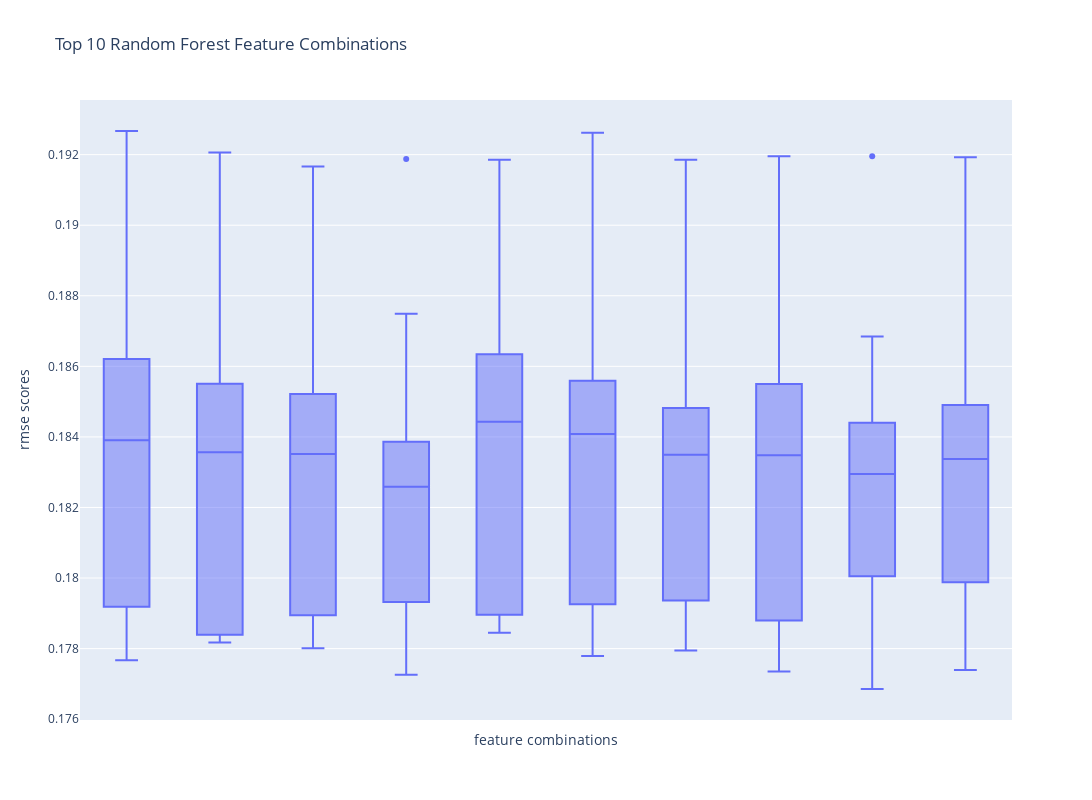

Notebook cell for this chart:
### Markdown cell above
#### Best Random Forest Models

### Code cell
x = df_agg_metrics[df_agg_metrics['model'] == 'rf'].sort_values(by='mean_rmse')['features'].head(10)

fig = px.box(df_metrics[(df_metrics['features'].isin(x)) & (df_metrics['model'] == 'rf')], x='features',
             y='rmse_scores', title='RMSE Boxplot of Top 10 Feature Combinations')
fig.update_layout(height=800, width=1100,
                  title_text="Top 10 Random Forest Feature Combinations",
                  xaxis_title="feature combinations", yaxis_title="rmse scores")
fig.update_xaxes(showticklabels=False)
fig.show()

### Figure 1 — Plotly figure (JSON) as saved in the notebook; plotly's stock layout.template omitted (floating-point values rounded to 4 significant figures)
{"data": [{"alignmentgroup": "True", "hovertemplate": "features=%{x}<br>rmse_scores=%{y}<extra></extra>", "legendgroup": "", "marker": {"color": "#636efa"}, "name": "", "notched": false, "offsetgroup": "", "orientation": "v", "showlegend": false, "type": "box", "x": ["f_0_neuralness,f_2_query_length,f_5_num_results,f_6_max_title_score,f_8_max_semantic_score,f_9_avg_semantic_score", "f_0_neuralness,f_2_query_length,f_5_num_results,f_6_max_title_score,f_8_max_semantic_score,f_9_avg_semantic_score", "f_0_neuralness,f_2_query_length,f_5_num_results,f_6_max_title_score,f_8_max_semantic_score,f_9_avg_semantic_score", "f_0_neuralness,f_2_query_length,f_5_num_results,f_6_max_title_score,f_8_max_semantic_score,f_9_avg_semantic_score", "f_0_neuralness,f_2_query_length,f_5_num_results,f_6_max_title_score,f_8_max_semantic_score,f_9_avg_semantic_score", "f_0_neuralness,f_1_num_of_terms,f_2_query_length,f_3_has_numbers,f_5_num_results,f_6_max_title_score,f_8_max_semantic_score,f_9_avg_semantic_score", "f_0_neuralness,f_1_num_of_terms,f_2_query_length,f_3_has_numbers,f_5_num_results,f_6_max_title_score,f_8_max_semantic_score,f_9_avg_semantic_score", "f_0_neuralness,f_1_num_of_terms,f_2_query_length,f_3_has_numbers,f_5_num_results,f_6_max_title_score,f_8_max_semantic_score,f_9_avg_semantic_score", "f_0_neuralness,f_1_num_of_terms,f_2_query_length,f_3_has_numbers,f_5_num_results,f_6_max_title_score,f_8_max_semantic_score,f_9_avg_semantic_score", "f_0_neuralness,f_1_num_of_terms,f_2_query_length,f_3_has_numbers,f_5_num_results,f_6_max_title_score,f_8_max_semantic_score,f_9_avg_semantic_score", "f_0_neuralness,f_1_num_of_terms,f_2_query_length,f_4_has_special_char,f_5_num_results,f_6_max_title_score,f_8_max_semantic_score,f_9_avg_semantic_score", "f_0_neuralness,f_1_num_of_terms,f_2_query_length,f_4_has_special_char,f_5_num_results,f_6_max_title_score,f_8_max_semantic_score,f_9_avg_semantic_score", "f_0_neuralness,f_1_num_of_terms,f_2_query_length,f_4_has_special_char,f_5_num_results,f_6_max_title_score,f_8_max_semantic_score,f_9_avg_semantic_score", "f_0_neuralness,f_1_num_of_terms,f_2_query_length,f_4_has_special_char,f_5_num_results,f_6_max_title_score,f_8_max_semantic_score,f_9_avg_semantic_score", "f_0_neuralness,f_1_num_of_terms,f_2_query_length,f_4_has_special_char,f_5_num_results,f_6_max_title_score,f_8_max_semantic_score,f_9_avg_semantic_score", "f_0_neuralness,f_1_num_of_terms,f_2_query_length,f_5_num_results,f_6_max_title_score,f_7_sum_title_scores,f_8_max_semantic_score,f_9_avg_semantic_score", "f_0_neuralness,f_1_num_of_terms,f_2_query_length,f_5_num_results,f_6_max_title_score,f_7_sum_title_scores,f_8_max_semantic_score,f_9_avg_semantic_score", "f_0_neuralness,f_1_num_of_terms,f_2_query_length,f_5_num_results,f_6_max_title_score,f_7_sum_title_scores,f_8_max_semantic_score,f_9_avg_semantic_score", "f_0_neuralness,f_1_num_of_terms,f_2_query_length,f_5_num_results,f_6_max_title_score,f_7_sum_title_scores,f_8_max_semantic_score,f_9_avg_semantic_score", "f_0_neuralness,f_1_num_of_terms,f_2_query_length,f_5_num_results,f_6_max_title_score,f_7_sum_title_scores,f_8_max_semantic_score,f_9_avg_semantic_score", "f_0_neuralness,f_1_num_of_terms,f_4_has_special_char,f_5_num_results,f_6_max_title_score,f_7_sum_title_scores,f_8_max_semantic_score,f_9_avg_semantic_score", "f_0_neuralness,f_1_num_of_terms,f_4_has_special_char,f_5_num_results,f_6_max_title_score,f_7_sum_title_scores,f_8_max_semantic_score,f_9_avg_semantic_score", "f_0_neuralness,f_1_num_of_terms,f_4_has_special_char,f_5_num_results,f_6_max_title_score,f_7_sum_title_scores,f_8_max_semantic_score,f_9_avg_semantic_score", "f_0_neuralness,f_1_num_of_terms,f_4_has_special_char,f_5_num_results,f_6_max_title_score,f_7_sum_title_scores,f_8_max_semantic_score,f_9_avg_semantic_score", "f_0_neuralness,f_1_num_of_terms,f_4_has_special_char,f_5_num_results,f_6_max_title_score,f_7_sum_title_scores,f_8_max_semantic_score,f_9_avg_semantic_score", "f_0_neuralness,f_2_query_length,f_3_has_numbers,f_4_has_special_char,f_5_num_results,f_6_max_title_score,f_8_max_semantic_score,f_9_avg_semantic_score", "f_0_neuralness,f_2_query_length,f_3_has_numbers,f_4_has_special_char,f_5_num_results,f_6_max_title_score,f_8_max_semantic_score,f_9_avg_semantic_score", "f_0_neuralness,f_2_query_length,f_3_has_numbers,f_4_has_special_char,f_5_num_results,f_6_max_title_score,f_8_max_semantic_score,f_9_avg_semantic_score", "f_0_neuralness,f_2_query_length,f_3_has_numbers,f_4_has_special_char,f_5_num_results,f_6_max_title_score,f_8_max_semantic_score,f_9_avg_semantic_score", "f_0_neuralness,f_2_query_length,f_3_has_numbers,f_4_has_special_char,f_5_num_results,f_6_max_title_score,f_8_max_semantic_score,f_9_avg_semantic_score", "f_0_neuralness,f_2_query_length,f_3_has_numbers,f_5_num_results,f_6_max_title_score,f_7_sum_title_scores,f_8_max_semantic_score,f_9_avg_semantic_score", "f_0_neuralness,f_2_query_length,f_3_has_numbers,f_5_num_results,f_6_max_title_score,f_7_sum_title_scores,f_8_max_semantic_score,f_9_avg_semantic_score", "f_0_neuralness,f_2_query_length,f_3_has_numbers,f_5_num_results,f_6_max_title_score,f_7_sum_title_scores,f_8_max_semantic_score,f_9_avg_semantic_score", "f_0_neuralness,f_2_query_length,f_3_has_numbers,f_5_num_results,f_6_max_title_score,f_7_sum_title_scores,f_8_max_semantic_score,f_9_avg_semantic_score", "f_0_neuralness,f_2_query_length,f_3_has_numbers,f_5_num_results,f_6_max_title_score,f_7_sum_title_scores,f_8_max_semantic_score,f_9_avg_semantic_score", "f_0_neuralness,f_2_query_length,f_4_has_special_char,f_5_num_results,f_6_max_title_score,f_7_sum_title_scores,f_8_max_semantic_score,f_9_avg_semantic_score", "f_0_neuralness,f_2_query_length,f_4_has_special_char,f_5_num_results,f_6_max_title_score,f_7_sum_title_scores,f_8_max_semantic_score,f_9_avg_semantic_score", "f_0_neuralness,f_2_query_length,f_4_has_special_char,f_5_num_results,f_6_max_title_score,f_7_sum_title_scores,f_8_max_semantic_score,f_9_avg_semantic_score", "f_0_neuralness,f_2_query_length,f_4_has_special_char,f_5_num_results,f_6_max_title_score,f_7_sum_title_scores,f_8_max_semantic_score,f_9_avg_semantic_score", "f_0_neuralness,f_2_query_length,f_4_has_special_char,f_5_num_results,f_6_max_title_score,f_7_sum_title_scores,f_8_max_semantic_score,f_9_avg_semantic_score", "f_0_neuralness,f_1_num_of_terms,f_2_query_length,f_4_has_special_char,f_5_num_results,f_6_max_title_score,f_7_sum_title_scores,f_8_max_semantic_score,f_9_avg_semantic_score", "f_0_neuralness,f_1_num_of_terms,f_2_query_length,f_4_has_special_char,f_5_num_results,f_6_max_title_score,f_7_sum_title_scores,f_8_max_semantic_score,f_9_avg_semantic_score", "f_0_neuralness,f_1_num_of_terms,f_2_query_length,f_4_has_special_char,f_5_num_results,f_6_max_title_score,f_7_sum_title_scores,f_8_max_semantic_score,f_9_avg_semantic_score", "f_0_neuralness,f_1_num_of_terms,f_2_query_length,f_4_has_special_char,f_5_num_results,f_6_max_title_score,f_7_sum_title_scores,f_8_max_semantic_score,f_9_avg_semantic_score", "f_0_neuralness,f_1_num_of_terms,f_2_query_length,f_4_has_special_char,f_5_num_results,f_6_max_title_score,f_7_sum_title_scores,f_8_max_semantic_score,f_9_avg_semantic_score", "f_0_neuralness,f_2_query_length,f_3_has_numbers,f_4_has_special_char,f_5_num_results,f_6_max_title_score,f_7_sum_title_scores,f_8_max_semantic_score,f_9_avg_semantic_score", "f_0_neuralness,f_2_query_length,f_3_has_numbers,f_4_has_special_char,f_5_num_results,f_6_max_title_score,f_7_sum_title_scores,f_8_max_semantic_score,f_9_avg_semantic_score", "f_0_neuralness,f_2_query_length,f_3_has_numbers,f_4_has_special_char,f_5_num_results,f_6_max_title_score,f_7_sum_title_scores,f_8_max_semantic_score,f_9_avg_semantic_score", "f_0_neuralness,f_2_query_length,f_3_has_numbers,f_4_has_special_char,f_5_num_results,f_6_max_title_score,f_7_sum_title_scores,f_8_max_semantic_score,f_9_avg_semantic_score", "f_0_neuralness,f_2_query_length,f_3_has_numbers,f_4_has_special_char,f_5_num_results,f_6_max_title_score,f_7_sum_title_scores,f_8_max_semantic_score,f_9_avg_semantic_score", "f_0_neuralness,f_2_query_length,f_5_num_results,f_6_max_title_score,f_8_max_semantic_score,f_9_avg_semantic_score", "f_0_neuralness,f_2_query_length,f_5_num_results,f_6_max_title_score,f_8_max_semantic_score,f_9_avg_semantic_score", "f_0_neuralness,f_2_query_length,f_5_num_results,f_6_max_title_score,f_8_max_semantic_score,f_9_avg_semantic_score", "f_0_neuralness,f_2_query_length,f_5_num_results,f_6_max_title_score,f_8_max_semantic_score,f_9_avg_semantic_score", "f_0_neuralness,f_2_query_length,f_5_num_results,f_6_max_title_score,f_8_max_semantic_score,f_9_avg_semantic_score", "f_0_neuralness,f_1_num_of_terms,f_2_query_length,f_3_has_numbers,f_5_num_results,f_6_max_title_score,f_8_max_semantic_score,f_9_avg_semantic_score", "f_0_neuralness,f_1_num_of_terms,f_2_query_length,f_3_has_numbers,f_5_num_results,f_6_max_title_score,f_8_max_semantic_score,f_9_avg_semantic_score", "f_0_neuralness,f_1_num_of_terms,f_2_query_length,f_3_has_numbers,f_5_num_results,f_6_max_title_score,f_8_max_semantic_score,f_9_avg_semantic_score", "f_0_neuralness,f_1_num_of_terms,f_2_query_length,f_3_has_numbers,f_5_num_results,f_6_max_title_score,f_8_max_semantic_score,f_9_avg_semantic_score", "f_0_neuralness,f_1_num_of_terms,f_2_query_length,f_3_has_numbers,f_5_num_results,f_6_max_title_score,f_8_max_semantic_score,f_9_avg_semantic_score", "f_0_neuralness,f_1_num_of_terms,f_2_query_length,f_4_has_special_char,f_5_num_results,f_6_max_title_score,f_8_max_semantic_score,f_9_avg_semantic_score", "f_0_neuralness,f_1_num_of_terms,f_2_query_length,f_4_has_special_char,f_5_num_results,f_6_max_title_score,f_8_max_semantic_score,f_9_avg_semantic_score", "f_0_neuralness,f_1_num_of_terms,f_2_query_length,f_4_has_special_char,f_5_num_results,f_6_max_title_score,f_8_max_semantic_score,f_9_avg_semantic_score", "f_0_neuralness,f_1_num_of_terms,f_2_query_length,f_4_has_special_char,f_5_num_results,f_6_max_title_score,f_8_max_semantic_score,f_9_avg_semantic_score", "f_0_neuralness,f_1_num_of_terms,f_2_query_length,f_4_has_special_char,f_5_num_results,f_6_max_title_score,f_8_max_semantic_score,f_9_avg_semantic_score", "f_0_neuralness,f_1_num_of_terms,f_2_query_length,f_5_num_results,f_6_max_title_score,f_7_sum_title_scores,f_8_max_semantic_score,f_9_avg_semantic_score", "f_0_neuralness,f_1_num_of_terms,f_2_query_length,f_5_num_results,f_6_max_title_score,f_7_sum_title_scores,f_8_max_semantic_score,f_9_avg_semantic_score", "f_0_neuralness,f_1_num_of_terms,f_2_query_length,f_5_num_results,f_6_max_title_score,f_7_sum_title_scores,f_8_max_semantic_score,f_9_avg_semantic_score", "f_0_neuralness,f_1_num_of_terms,f_2_query_length,f_5_num_results,f_6_max_title_score,f_7_sum_title_scores,f_8_max_semantic_score,f_9_avg_semantic_score", "f_0_neuralness,f_1_num_of_terms,f_2_query_length,f_5_num_results,f_6_max_title_score,f_7_sum_title_scores,f_8_max_semantic_score,f_9_avg_semantic_score", "f_0_neuralness,f_1_num_of_terms,f_4_has_special_char,f_5_num_results,f_6_max_title_score,f_7_sum_title_scores,f_8_max_semantic_score,f_9_avg_semantic_score", "f_0_neuralness,f_1_num_of_terms,f_4_has_special_char,f_5_num_results,f_6_max_title_score,f_7_sum_title_scores,f_8_max_semantic_score,f_9_avg_semantic_score", "f_0_neuralness,f_1_num_of_terms,f_4_has_special_char,f_5_num_results,f_6_max_title_score,f_7_sum_title_scores,f_8_max_semantic_score,f_9_avg_semantic_score", "f_0_neuralness,f_1_num_of_terms,f_4_has_special_char,f_5_num_results,f_6_max_title_score,f_7_sum_title_scores,f_8_max_semantic_score,f_9_avg_semantic_score", "f_0_neuralness,f_1_num_of_terms,f_4_has_special_char,f_5_num_results,f_6_max_title_score,f_7_sum_title_scores,f_8_max_semantic_score,f_9_avg_semantic_score", "f_0_neuralness,f_2_query_length,f_3_has_numbers,f_4_has_special_char,f_5_num_results,f_6_max_title_score,f_8_max_semantic_score,f_9_avg_semantic_score", "f_0_neuralness,f_2_query_length,f_3_has_numbers,f_4_has_special_char,f_5_num_results,f_6_max_title_score,f_8_max_semantic_score,f_9_avg_semantic_score", "f_0_neuralness,f_2_query_length,f_3_has_numbers,f_4_has_special_char,f_5_num_results,f_6_max_title_score,f_8_max_semantic_score,f_9_avg_semantic_score", "f_0_neuralness,f_2_query_length,f_3_has_numbers,f_4_has_special_char,f_5_num_results,f_6_max_title_score,f_8_max_semantic_score,f_9_avg_semantic_score", "f_0_neuralness,f_2_query_length,f_3_has_numbers,f_4_has_special_char,f_5_num_results,f_6_max_title_score,f_8_max_semantic_score,f_9_avg_semantic_score", "f_0_neuralness,f_2_query_length,f_3_has_numbers,f_5_num_results,f_6_max_title_score,f_7_sum_title_scores,f_8_max_semantic_score,f_9_avg_semantic_score", "f_0_neuralness,f_2_query_length,f_3_has_numbers,f_5_num_results,f_6_max_title_score,f_7_sum_title_scores,f_8_max_semantic_score,f_9_avg_semantic_score", "f_0_neuralness,f_2_query_length,f_3_has_numbers,f_5_num_results,f_6_max_title_score,f_7_sum_title_scores,f_8_max_semantic_score,f_9_avg_semantic_score", "f_0_neuralness,f_2_query_length,f_3_has_numbers,f_5_num_results,f_6_max_title_score,f_7_sum_title_scores,f_8_max_semantic_score,f_9_avg_semantic_score", "f_0_neuralness,f_2_query_length,f_3_has_numbers,f_5_num_results,f_6_max_title_score,f_7_sum_title_scores,f_8_max_semantic_score,f_9_avg_semantic_score", "f_0_neuralness,f_2_query_length,f_4_has_special_char,f_5_num_results,f_6_max_title_score,f_7_sum_title_scores,f_8_max_semantic_score,f_9_avg_semantic_score", "f_0_neuralness,f_2_query_length,f_4_has_special_char,f_5_num_results,f_6_max_title_score,f_7_sum_title_scores,f_8_max_semantic_score,f_9_avg_semantic_score", "f_0_neuralness,f_2_query_length,f_4_has_special_char,f_5_num_results,f_6_max_title_score,f_7_sum_title_scores,f_8_max_semantic_score,f_9_avg_semantic_score", "f_0_neuralness,f_2_query_length,f_4_has_special_char,f_5_num_results,f_6_max_title_score,f_7_sum_title_scores,f_8_max_semantic_score,f_9_avg_semantic_score", "f_0_neuralness,f_2_query_length,f_4_has_special_char,f_5_num_results,f_6_max_title_score,f_7_sum_title_scores,f_8_max_semantic_score,f_9_avg_semantic_score", "f_0_neuralness,f_1_num_of_terms,f_2_query_length,f_4_has_special_char,f_5_num_results,f_6_max_title_score,f_7_sum_title_scores,f_8_max_semantic_score,f_9_avg_semantic_score", "f_0_neuralness,f_1_num_of_terms,f_2_query_length,f_4_has_special_char,f_5_num_results,f_6_max_title_score,f_7_sum_title_scores,f_8_max_semantic_score,f_9_avg_semantic_score", "f_0_neuralness,f_1_num_of_terms,f_2_query_length,f_4_has_special_char,f_5_num_results,f_6_max_title_score,f_7_sum_title_scores,f_8_max_semantic_score,f_9_avg_semantic_score", "f_0_neuralness,f_1_num_of_terms,f_2_query_length,f_4_has_special_char,f_5_num_results,f_6_max_title_score,f_7_sum_title_scores,f_8_max_semantic_score,f_9_avg_semantic_score", "f_0_neuralness,f_1_num_of_terms,f_2_query_length,f_4_has_special_char,f_5_num_results,f_6_max_title_score,f_7_sum_title_scores,f_8_max_semantic_score,f_9_avg_semantic_score", "f_0_neuralness,f_2_query_length,f_3_has_numbers,f_4_has_special_char,f_5_num_results,f_6_max_title_score,f_7_sum_title_scores,f_8_max_semantic_score,f_9_avg_semantic_score", "f_0_neuralness,f_2_query_length,f_3_has_numbers,f_4_has_special_char,f_5_num_results,f_6_max_title_score,f_7_sum_title_scores,f_8_max_semantic_score,f_9_avg_semantic_score", "f_0_neuralness,f_2_query_length,f_3_has_numbers,f_4_has_special_char,f_5_num_results,f_6_max_title_score,f_7_sum_title_scores,f_8_max_semantic_score,f_9_avg_semantic_score", "f_0_neuralness,f_2_query_length,f_3_has_numbers,f_4_has_special_char,f_5_num_results,f_6_max_title_score,f_7_sum_title_scores,f_8_max_semantic_score,f_9_avg_semantic_score", "f_0_neuralness,f_2_query_length,f_3_has_numbers,f_4_has_special_char,f_5_num_results,f_6_max_title_score,f_7_sum_title_scores,f_8_max_semantic_score,f_9_avg_semantic_score"], "x0": " ", "xaxis": "x", "y": [0.1927, 0.184, 0.1838, 0.1846, 0.1862, 0.1921, 0.184, 0.1831, 0.1844, 0.1855, 0.1917, 0.1839, 0.1831, 0.1848, 0.1852, 0.1919, 0.182, 0.1831, 0.1839, 0.1836, 0.1919, 0.1853, 0.1858, 0.1867, 0.1835, 0.1926, 0.1851, 0.1836, 0.1845, 0.1856, 0.1919, 0.1831, 0.1839, 0.1841, 0.1848, 0.192, 0.183, 0.184, 0.1843, 0.1855, 0.192, 0.1832, 0.1827, 0.1844, 0.1834, 0.1919, 0.1831, 0.1837, 0.1841, 0.1849, 0.1865, 0.1792, 0.1792, 0.1777, 0.1801, 0.1871, 0.1784, 0.1784, 0.1782, 0.1811, 0.1859, 0.178, 0.1789, 0.1786, 0.1797, 0.1875, 0.1773, 0.1793, 0.1788, 0.1793, 0.1863, 0.1784, 0.1788, 0.1791, 0.179, 0.187, 0.1778, 0.1793, 0.1781, 0.1811, 0.1878, 0.1783, 0.1794, 0.1779, 0.1798, 0.1869, 0.1773, 0.1788, 0.1779, 0.1803, 0.1868, 0.1769, 0.18, 0.1795, 0.1801, 0.1874, 0.1774, 0.1799, 0.1787, 0.1801], "y0": " ", "yaxis": "y"}], "layout": {"boxmode": "group", "height": 800, "legend": {"tracegroupgap": 0}, "title": {"text": "Top 10 Random Forest Feature Combinations"}, "width": 1100, "xaxis": {"anchor": "y", "autorange": true, "domain": [0, 1], "range": [-0.5, 9.5], "showticklabels": false, "title": {"text": "feature combinations"}, "type": "category"}, "yaxis": {"anchor": "x", "autorange": true, "domain": [0, 1], "range": [0.176, 0.1935], "title": {"text": "rmse scores"}, "type": "linear"}}}
